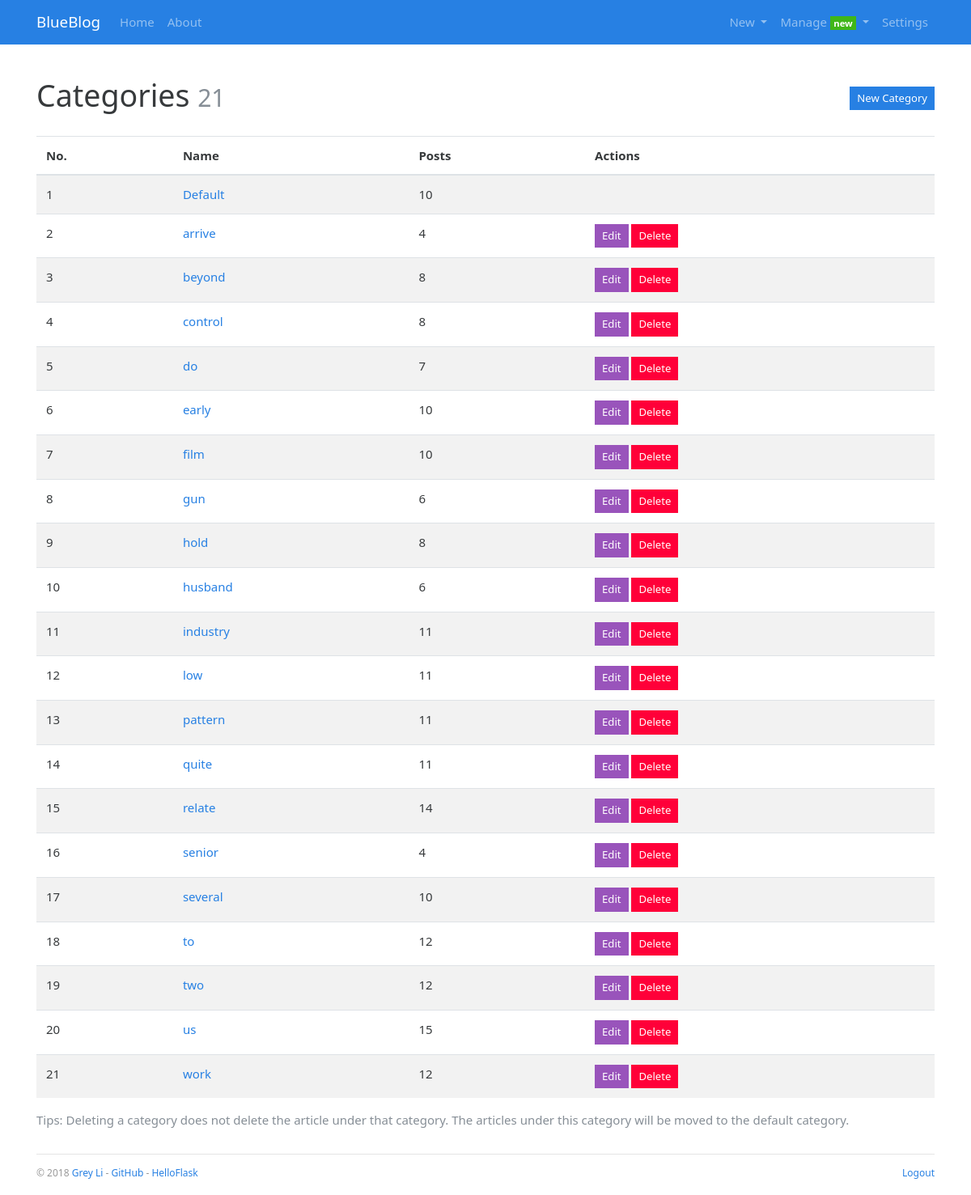
Screenshot of /admin/category/manage (signed in) with the database file from the repository.
### blueblog/models.py (models this page shows, shortened)
class Admin(db.Model, UserMixin):
    id = db.Column(db.Integer, primary_key=True)
    username = db.Column(db.String(20))
    password_hash=db.Column(db.String(128))
    blog_title = db.Column(db.String(60))
    blog_sub_title = db.Column(db.String(100))
    name = db.Column(db.String(30))
    about = db.Column(db.Text)

class Category(db.Model):
    id = db.Column(db.Integer, primary_key=True)
    name = db.Column(db.String(30), unique=True)
    posts = db.relationship('Post', back_populates='category')

### blueblog/blueprints/admin.py (the view)
@admin_bp.route('/category/manage')
@login_required
def manage_category():
    return render_template('admin/manage_category.html')

### blueblog/__init__.py (called while the page is built)
def register_template_context(app):
    @app.context_processor
    def make_template_context():
        admin = Admin.query.first()
        categories = Category.query.order_by(Category.name).all()
        links = Link.query.order_by(Link.name).all()
        if current_user.is_authenticated:
            unread_comments = Comment.query.filter_by(reviewed=False).count()
        else:
            unread_comments = None
        return dict(
            admin=admin, categories=categories,
            links=links, unread_comments=unread_comments)

### blueblog/extensions.py (called while the page is built)
@login_manager.user_loader
def load_user(user_id):
    from blueblog.models import Admin
    user = Admin.query.get(int(user_id))
    return user

### blueblog/templates/admin/manage_category.html (shortened to what this page needs)
{% extends 'base.html' %}
{% from 'bootstrap/form.html' import render_form %}
{% block content %}
    <div class="page-header">
        <h1>Categories
            <small class="text-muted">{{ categories|length }}</small>
            <span class="float-right"><a class="btn btn-primary btn-sm"
                                         href="{{ url_for('.new_category') }}">New Category</a></span>
        </h1>
    </div>
    {% if categories %}
        <table class="table table-striped">
            <thead>
            <tr>
                <th>No.</th>
                <th>Name</th>
                <th>Posts</th>
                <th>Actions</th>
            </tr>
            </thead>
            {% for category in categories %}
                <tr>
                    <td>{{ loop.index }}</td>
                    <td><a href="{{ url_for('blog.show_category', category_id=category.id) }}">{{ category.name }}</a>
                    </td>
                    <td>{{ category.posts|length }}</td>
                    <td>
                        {% if category.id != 1 %}
                            <a class="btn btn-info btn-sm"
                               href="{{ url_for('.edit_category', category_id=category.id) }}">Edit</a>
                            <form class="inline" method="post"
                                  action="{{ url_for('.delete_category', category_id=category.id) }}">
                                <button type="submit" class="btn btn-danger btn-sm"
                                        onclick="return confirm('Are you sure?');">Delete
                                </button>
                            </form>
                        {% endif %}
                    </td>
                </tr>
            {% endfor %}
        </table>
        <p class="text-muted">Tips: Deleting a category does not delete the article under that category.
            The articles under this category will be moved to the default category.</p>
    {% else %}
        <div class="tip"><h5>No categories.</h5></div>
    {% endif %}
{% endblock %}

### blueblog/templates/base.html (shortened to what this page needs)
{% from 'bootstrap/nav.html' import render_nav_item %}
<!DOCTYPE html>
<html lang="en">
<head>
    {% block head %}
        <link rel="stylesheet"
              href="{{ url_for('static', filename='css/%s.min.css' % request.cookies.get('theme', 'perfect_blue')) }}"
              type="text/css">
        <link rel="stylesheet" href="{{ url_for('static', filename='css/style.css') }}" type="text/css">
    {% endblock head %}
</head>
<body>
{% block nav %}
    <nav class="navbar navbar-expand-lg navbar-dark bg-primary">
        <div class="container">
            <a class="navbar-brand" href="{{ url_for('blog.index') }}">{{ admin.blog_title }}</a>
            <div class="collapse navbar-collapse" id="navbarColor01">
                <ul class="navbar-nav mr-auto">
                    {{ render_nav_item('blog.index', 'Home') }}
                    {{ render_nav_item('blog.about', 'About') }}
                </ul>
                <ul class="nav navbar-nav navbar-right">
                    {% if current_user.is_authenticated %}
                        <li class="nav-item dropdown">
                            <a href="#" class="nav-link dropdown-toggle" data-toggle="dropdown" role="button"
                               aria-haspopup="true"
                               aria-expanded="false">
                                New
                            </a>
                        </li>
                        <li class="nav-item dropdown">
                            <a href="#" class="nav-link dropdown-toggle" data-toggle="dropdown" role="button"
                               aria-haspopup="true"
                               aria-expanded="false">
                                Manage
                                {% if unread_comments %}
                                    <span class="badge badge-success">new</span>
                                {% endif %}
                            </a>
                        </li>
                        {{ render_nav_item('admin.settings', 'Settings') }}
                    {% endif %}
                </ul>
            </div>
        </div>
    </nav>
{% endblock nav %}
<main class="container">
    {% block content %}{% endblock content %}
    {% block footer %}
        <footer>
            <p class="float-left">
                <small> &copy; 2018 <a href="http://greyli.com" title="Written by Grey Li">Grey Li</a> -
                    <a href="https://github.com/greyli/bluelog" title="Fork me on GitHub">GitHub</a> -
                    <a href="http://helloflask.com" title="A HelloFlask project">HelloFlask</a>
                </small>
            </p>
            <p class="float-right">
                <small>
                    {% if current_user.is_authenticated %}
                        <a href="{{ url_for('auth.logout', next=request.full_path) }}">Logout</a>
                    {% else %}
                        <a href="{{ url_for('auth.login', next=request.full_path) }}">Login</a>
                    {% endif %}
                </small>
            </p>
        </footer>
    {% endblock footer %}
</main>
</body>
</html>

### blueblog/static/css/style.css (style rules this page uses)
nav { margin-bottom: 20px; }
.inline { display: inline; }
.page-header { padding-top: 20px; padding-bottom: 20px; }
footer { margin-top: 30px; padding: 10px 0 40px; color: #999; border-top: 1px solid #e5e5e5; }

### rows the page displays
Admin: blog_title "BlueBlog"
Category: name "Default", posts|length "10"
Category: name "arrive", posts|length "4"
Category: name "beyond", posts|length "8"
Category: name "control", posts|length "8"
Category: name "do", posts|length "7"
Category: name "early", posts|length "10"
Category: name "film", posts|length "10"
Category: name "gun", posts|length "6"
Category: name "hold", posts|length "8"
Category: name "husband", posts|length "6"
Category: name "industry", posts|length "11"
Category: name "low", posts|length "11"
Category: name "pattern", posts|length "11"
Category: name "quite", posts|length "11"
Category: name "relate", posts|length "14"
Category: name "senior", posts|length "4"
Category: name "several", posts|length "10"
Category: name "to", posts|length "12"
Category: name "two", posts|length "12"
Category: name "us", posts|length "15"
Category: name "work", posts|length "12"

### other values shown
{{ render_nav_item('blog.index', 'Home') }} "Home"
{{ render_nav_item('blog.about', 'About') }} "About"
{{ render_nav_item('admin.settings', 'Settings') }} "Settings"
{{ categories|length }} "21"
